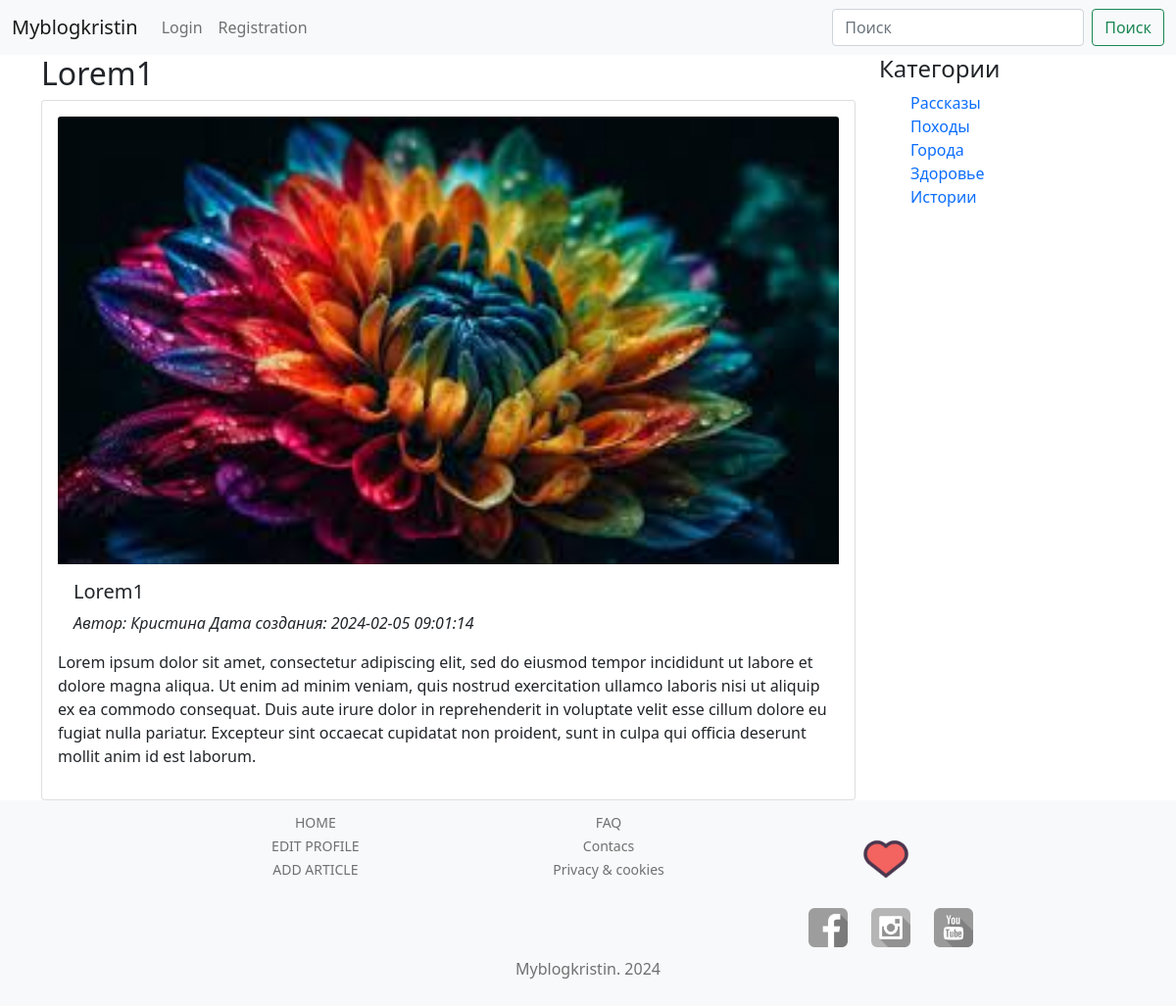
Page /views/article.php?post=1 on the committed database.
### tables this page shows
CREATE TABLE `articles`
(
    `id`          int          NOT NULL,
    `heading`     varchar(255) NOT NULL,
    `category_id` int      DEFAULT NULL,
    `author`      varchar(255) NOT NULL,
    `article`     text         NOT NULL,
    `image`       varchar(255) NOT NULL,
    `created_at`  datetime DEFAULT CURRENT_TIMESTAMP
);

CREATE TABLE `categories`
(
    `id`    int          NOT NULL,
    `title` varchar(255) NOT NULL
);

### function.php (called while the page is built, shortened)
<?php
include __DIR__ . '/models/db.php';
function post($id)
{
    global $connection;
    $id = (int)$id;
    $query = "SELECT c.title AS category, a.id, a.heading, a.author, a.created_at, a.image, a.article
        FROM articles AS a
        JOIN categories AS c ON c.id = a.category_id
        WHERE a.id=$id";
    $result = mysqli_query($connection, $query);
    return mysqli_fetch_assoc($result);
}
function categories(): array
{
    global $connection;
    $query = "SELECT * FROM categories";
    $result = mysqli_query($connection, $query);
    return mysqli_fetch_all(
        $result,
        MYSQLI_ASSOC
    );
}

### views/article.php (the view, shortened to what this page needs)
<?php
include '../models/db.php';
include "../function.php";
$categories = categories();
$post = post($_GET['post']);
?>
<!DOCTYPE html>
<html lang="en">
<head>
    <?php
    include "../templates/head.php"; ?>
</head>
<body>
<div class="page">
    <?php
    include "../templates/header.php"; ?>
    <div class="container">
        <div class="content row">
            <div class="main-content col-12 col-md-9">
                <h2><?php
                    echo $post['heading']; ?></h2>
                <div class="single-post col">
                    <div class="card p-3">
                        <img src="<?= $post['image'] ?? '' ?>" class="card-img-top" alt="">
                        <div class="card-body">
                            <h5 class="card-title"><?= $post['heading']; ?></h5>
                            <i class="far fa-user">Автор: <?= $post['author']; ?></i>
                            <i class="far fa-calendar">Дата создания: <?= $post['created_at']; ?></i>
                        </div>
                        <div class="single-post-text col-12">
                            <p class="preview-text"><?= $post['article']; ?></p>
                        </div>
                    </div>
                </div>
            </div>
            <?php
            include "../templates/sidebar.php";
            ?>
        </div>
    </div>
    <?php
    include "../templates/footer.php";
    ?>
</div>
</body>
</html>

### templates/sidebar.php
<?php
global$categories;
?>
<div class="sidebar col-12 col-md-3">
    <div class="section-topic">
        <h4>Категории</h4>
        <ul>
            <?php
            foreach ($categories as $category) : ?>
                <li><a class="text-decoration-none"
                       href="<?= '/views/categories.php?post=' . $category['id']; ?>"><?= $category['title']; ?></a></li>
            <?php
            endforeach; ?>
        </ul>
    </div>
</div>

### assets/css/style.css (style rules this page uses)
ul { list-style: none; }
.page { overflow: hidden; display: flex; flex-direction: column; min-height: 100vh; }
.row { display: flex; flex-wrap: wrap; }

### rows in the picture
articles: heading "Lorem1", image (picture), author "Кристина", created_at "2024-02-05 09:01:14", article "Lorem ipsum dolor sit amet, consectetur adipiscing elit, sed do eiusmod tempor incididunt ut labore et dolore magna aliqua. Ut enim ad minim veniam, quis nostrud exercitation ullamco laboris nisi ut aliquip ex ea commodo consequat. Duis aute irure dolor in reprehenderit in voluptate velit esse cillum dolore eu fugiat nulla pariatur. Excepteur sint occaecat cupidatat non proident, sunt in culpa qui officia deserunt mollit anim id est laborum."
categories: title "Рассказы"
categories: title "Походы"
categories: title "Города"
categories: title "Здоровье"
categories: title "Истории"
